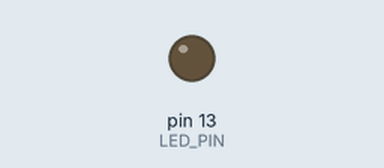
This sketch was run on a simulated Arduino Uno, built with avr-gcc and run on an emulated ATmega328P. Parts: output pins drawn as LEDs (lit = HIGH). Dashed ring = blinking. What the sketch prints to the serial monitor is not drawn.

Above: at 0.5 s.
At 2.11 s:
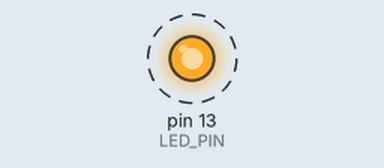
Timing chart, 0 to 3.0 s (numbered marks = the images above):
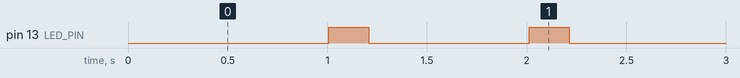

The sketch:

Lab7_.ino
```cpp
// Global variables
const int LED_PIN = 13;
const unsigned long TOGGLE_INTERVAL = 1000;  // Desired toggle interval
const unsigned long BLINK_DURATION  = 200;   // LED on/off duration
const unsigned long WARNING_LIMIT   = 1500;  // Time threshold for warning/error

unsigned long lastToggleTime = 0;

void setup() {
    pinMode(LED_PIN, OUTPUT);
    Serial.begin(9600);
}

void loop() {
    // Step 1: Toggle LED and get status
    bool LED_sys_status = timedToggle();

    // Step 2: Get timing error status
    unsigned long system_timing_error_status = getTooMuchTimePassed();

    // Step 3: Print LED status and timing error
    Serial.print("LED Status: ");
    Serial.println(LED_sys_status);
    Serial.print("Time Overrun: ");
    Serial.println(system_timing_error_status);

    // Step 4: Handle warning/error
    system_warning_error(system_timing_error_status);

    delay(50); // Small delay to stabilize loop
}

// Toggles LED based on time and returns LED state
bool timedToggle() {
    unsigned long currentTime = millis();
    unsigned long elapsedTime = currentTime - lastToggleTime;

    if (elapsedTime >= TOGGLE_INTERVAL) {
        // Start new toggle cycle
        digitalWrite(LED_PIN, HIGH);
        delay(BLINK_DURATION);
        digitalWrite(LED_PIN, LOW);
        lastToggleTime = currentTime;
        return true;
    }
    return false;
}

// Returns how much time has passed beyond the toggle interval
unsigned long getTooMuchTimePassed() {
    unsigned long currentTime = millis();
    unsigned long elapsedTime = currentTime - lastToggleTime;

    if (elapsedTime > TOGGLE_INTERVAL) {
        return elapsedTime - TOGGLE_INTERVAL;
    }
    return 0;
}

// Reports warning or error based on time overrun
void system_warning_error(unsigned long tooMuchTime) {
    if (tooMuchTime > 0 && tooMuchTime <= WARNING_LIMIT) {
        Serial.println("WARNING: Loop is running slightly late.");
    } else if (tooMuchTime > WARNING_LIMIT) {
        Serial.println("ERROR: Loop is running too slow!");
    }
}
```

Measured:
- by itself, pin 13 (LED_PIN): alternates HIGH for 0.20 s and LOW for 0.81 s
